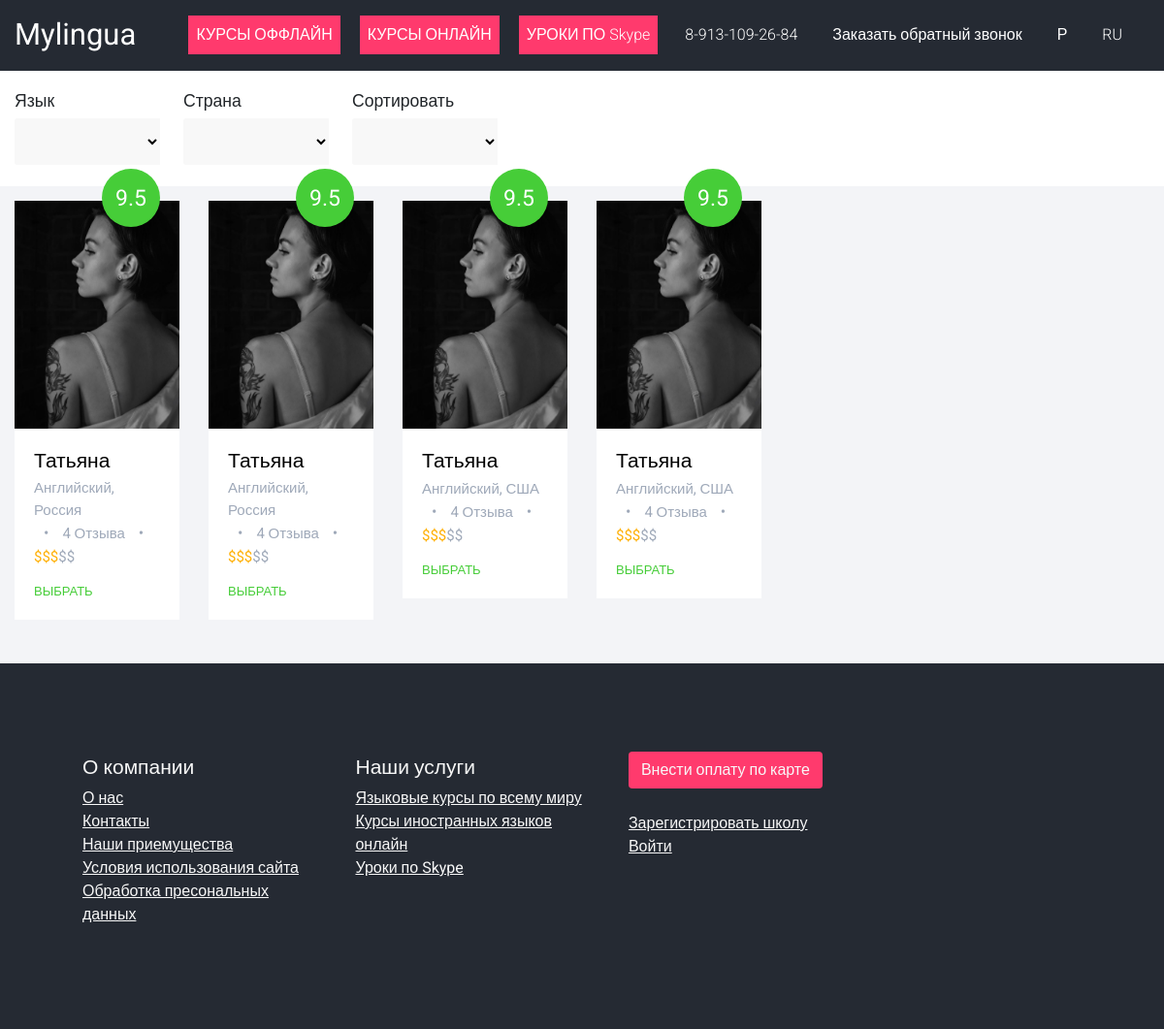
The app's page /teachers.php with its own data.
### tables this page shows
CREATE TABLE `teachers` (
  `id` int(11) NOT NULL,
  `name` varchar(255) NOT NULL DEFAULT 'Татьяна',
  `language` varchar(255) NOT NULL DEFAULT 'Английский',
  `rating` float NOT NULL DEFAULT '9.5',
  `reviews` varchar(255) NOT NULL DEFAULT '0',
  `country` varchar(255) NOT NULL,
  `image` varchar(255) NOT NULL DEFAULT 'tc/1.jpg'
);

### teachers.php (the view, shortened to what this page needs)
<!DOCTYPE html>
<html lang="en">
<head>
    <link rel="stylesheet" href="css/bootstrap.min.css">
    <link rel="stylesheet" href="css/simple-line-icons.css">
    <link rel="stylesheet" href="css/themify-icons.css">
    <link rel="stylesheet" href="css/set1.css">
    <link rel="stylesheet" href="css/style.css">
</head>
<body onload="load_mark()">
    <div class="dark-bg sticky-top">
        <div class="container-fluid">
            <div class="row">
                <div class="col-md-12">
                    <nav class="navbar navbar-expand-lg navbar-light">
                        <a class="navbar-brand" href="index.php">Mylingua</a>
                        <div class="collapse navbar-collapse justify-content-end" id="navbarNavDropdown">
                          <ul class="navbar-nav">
                            <li class="nav-item " style="background-color: #ff3a6d">
                                <a class="nav-link" href="schools.php?sort=offline">КУРСЫ ОФФЛАЙН</a>
                            </li><hr>
                            <li class="nav-item " style="background-color: #ff3a6d">
                                <a class="nav-link" href="schools.php?sort=online">КУРСЫ ОНЛАЙН</a>
                            </li><hr>
                            <li class="nav-item " style="background-color: #ff3a6d">
                                <a class="nav-link" href="teachers.php">УРОКИ ПО Skype</a>
                            </li><hr>
                              <li class="nav-item ">
                                  <a class="nav-link" href="#" aria-haspopup="true" aria-expanded="false">8-913-109-26-84</a>
                              </li>
                              <li class="nav-item ">
                                  <a class="nav-link" href="#" id="navbarDropdownMenuLink" data-toggle="dropdown" aria-haspopup="true" aria-expanded="false">Заказать обратный звонок</a>
                              </li>
                              <li class="nav-item ">
                                  <a class="nav-link" href="#" id="navbarDropdownMenuLink" data-toggle="dropdown" aria-haspopup="true" aria-expanded="false">Р</a>
                              </li>
                              <li class="nav-item ">
                                  <a class="nav-link" href="#" id="navbarDropdownMenuLink" data-toggle="dropdown" aria-haspopup="true" aria-expanded="false">RU</a>
                              </li>
                          </ul>
                        </div>
                    </nav>
                </div>
            </div>
        </div>
    </div>
    <section>
        <div class="container-fluid">
            <div class="row">
                <div class="col-md-12 responsive-wrap">
                    <div class="row detail-checkbox-wrap">
                        <div class="col-sm-12">
                          <div style="display: inline-block;" >
                            <h5 style="font-size: 1.1em">Язык</h5>
                            <select name="language" id="language" class="btn-group1" onchange="selectChange()" style="width: 150px; height: 40px; box-shadow: none">
                              <option>Английский</option>
                            </select>
                          </div>
                          <div style="display: inline-block; padding-left: 20px;" >
                            <h5 style="font-size: 1.1em">Страна</h5>
                            <select name="country" id="country" class="btn-group1" onchange="selectChange()" style="width: 150px; height: 40px;">
                              <option>США (5)</option>
                            </select>
                          </div>
                          <div style="display: inline-block; padding-left: 20px;" >
                            <h5 style="font-size: 1.1em">Сортировать</h5>
                            <select name="sort" id="language" class="btn-group1" onchange="selectChange()" style="width: 150px; height: 40px;">
                              <option>По оценке</option>
                            </select>
                          </div>
                        </div>
                    </div>
                    <div class="row light-bg detail-options-wrap">
                      <?php
                        include('bd.php');
                        $result = $mysqli->query("SELECT * FROM teachers");
                        $array = [];
                        if ($result->num_rows > 0) {
                            while($row = $result->fetch_assoc()) {
                              array_push($array, $row);
                            }
                        } else {
                            echo "0 results";
                        }
                        foreach ($array as $key) {
                          echo '<div class="col-md-2 featured-responsive">
                              <div class="featured-place-wrap">
                                  <a href="detail.php?name='.$key["name"].'&id='.$key["id"].'">
                                      <img src="'.$key["image"].'" style="width: 400px" class="img-fluid" alt="#">
                                      <span class="featured-rating-green">9.5</span>
                                      <div class="featured-title-box">
                                          <h6>'.$key["name"].'</h6>
                                          <p>'.$key["language"].', '.$key["country"].' </p> <span>• </span>
                                          <p>4 Отзыва</p> <span> • </span>
                                          <p><span>$$$</span>$$</p>
                                          <div class="bottom-icons">
                                              <div class="open-now">ВЫБРАТЬ</div>
                                              <span class="ti-heart"></span>
                                              <span class="ti-bookmark"></span>
                                          </div>
                                      </div>
                                  </a>
                              </div>
                          </div>';
                        }
                      ?>
                    </div>
                </div>
            </div>
        </div>
    </section>
    <footer class="main-block dark-bg">
        <div class="container">
            <div class="row">
                <div class="col-md-12">
                  <div class="col-md-3" style="display: inline-block">
                    <div class="row">
                      <ul style="list-style: none">
                        <li><h6 style="color: #f8f8f8">О компании</h6></li>
                        <li><a href="about.php" style="color: #f8f8f8; text-decoration: underline;">О нас</a></li>
                        <li><a href="contact.php" style="color: #f8f8f8; text-decoration: underline;">Контакты</a></li>
                        <li><a href="advantages.php" style="color: #f8f8f8; text-decoration: underline;">Наши приемущества</a></li>
                        <li><a href="docs/Условия%20использования%20сайта%20Mylingua.online.docx" style="color: #f8f8f8; text-decoration: underline;">Условия использования сайта</a></li>
                        <li><a href="docs/Политика%20конфиденциальности%20MyLingua.online.docx" style="color: #f8f8f8; text-decoration: underline;">Обработка пресональных данных</a></li>
                      </ul>
                    </div>
                  </div>
                  <div class="col-md-3" style="display: inline-block">
                    <div class="row">
                      <ul style="list-style: none; color: white">
                        <li><h6 style="color: #f8f8f8">Наши услуги</h6></li>
                        <li><a href="#" style="color: #f8f8f8; text-decoration: underline;">Языковые курсы по всему миру</a></li>
                        <li><a href="#" style="color: #f8f8f8; text-decoration: underline;">Курсы иностранных языков онлайн</a></li>
                        <li><a href="#" style="color: #f8f8f8; text-decoration: underline;">Уроки по Skype</a></li>
                      </ul>
                    </div>
                  </div>
                  <div class="col-md-3" style="display: inline-block">
                    <div class="row">
                      <ul style="list-style: none">
                        <li><a href="#" class="btn" style="background-color: #ff3a6d; color: #f8f8f8">Внести оплату по карте</a></li><br>
                        <li><a href="add_school.php" style="color: #f8f8f8; text-decoration: underline;">Зарегистрировать школу</a></li>
                        <li><a href="#" style="color: #f8f8f8; text-decoration: underline;">Войти</a></li>
                      </ul>
                    </div>
                  </div>
                  <div class="col-md-2" style="display: inline-block">
                    <div class="row">
                      <div class="copyright">
                          <ul style="margin: 0px 0 0">
                              <li><a href="#"><span class="ti-facebook"></span></a></li>
                              <li><a href="#"><span class="ti-twitter-alt"></span></a></li>
                              <li><a href="#"><span class="ti-instagram"></span></a></li>
                          </ul>
                      </div>
                    </div>
                  </div>
                </div>
            </div>
        </div>
    </footer>
</body>
</html>

### css/style.css (style rules this page uses)
body { font-family: 'Roboto', sans-serif; }
h5 { font-size: 28px; }
h6 { font-size: 21px; font-weight: 400; }
p { font-size: 15px; }
.main-block { padding: 90px 0; }
.light-bg { background: #f3f4f7; }
.dark-bg { background: #252a33; }
.navbar { padding: .5rem 0; }
.navbar-brand { font-size: 31px; }
.navbar-light .navbar-brand { color: #fff; }
.navbar-light .navbar-nav .nav-link { font-size: 16px; font-weight: 300; color: #fff; }
.nav-item { margin: 0 20px 0 0; }
.btn-group1 { -webkit-box-shadow: 0 3px 5px #333; -moz-box-shadow: 0 3px 5px #333; box-shadow: none; background-color: #f8f8f8; padding: 24px; width: 40%; border-top-left-radius: 3px; border-bottom-left-radius: 3px; border: none; }
.featured-place-wrap { background: #fff; margin: 0 0 30px; -webkit-transition: all 0.5s ease; -o-transition: all 0.5s ease; transition: all 0.5s ease; position: relative; }
.featured-place-wrap a { display: block; text-decoration: none; color: #000; }
.featured-place-wrap img { width: 100%; }
.featured-rating, .featured-rating-orange, .featured-rating-green { position: absolute; right: 10px; width: 60px; height: 60px; text-align: center; margin: -33px 10px 0 0; font-size: 23px; background: #ff7474; color: #fff; padding: 14px; border-radius: 50%; }
.featured-rating-green { background: #46cd38 !important; }
.featured-title-box { padding: 22px 20px; }
.featured-title-box h6 { overflow: hidden; white-space: nowrap; -o-text-overflow: ellipsis; text-overflow: ellipsis; margin-bottom: 5px; }
.featured-title-box p { color: #9fa9b9; display: inline-block; margin: 0; }
.featured-title-box p span { color: #ffb006; padding: 0; }
.featured-title-box span { color: #9fa9b9; padding: 0 10px; }
.bottom-icons { padding: 15px 0 0; line-height: 1; }
.bottom-icons span { float: right; line-height: 1; padding: 0 0 0 12px; }
.open-now { color: #46cd38; font-size: 13px; display: block; font-weight: 400; display: inline-block; }
footer { position: relative; }
.copyright { text-align: center; }
.copyright ul { margin: 25px 0 0; padding: 0; }
.copyright ul li { list-style: none; display: inline-block; }
.copyright ul li a { color: #ccc; font-size: 22px; padding: 0 10px; opacity: 0.6; -webkit-transition: 0.3s; -o-transition: 0.3s; transition: 0.3s; }
.detail-checkbox-wrap { padding: 22px 0; }
.detail-options-wrap { padding: 15px 0; }

### records on screen
teachers: image (picture), name "Татьяна", language "Английский", country "Россия"
teachers: image (picture), name "Татьяна", language "Английский", country "Россия"
teachers: image (picture), name "Татьяна", language "Английский", country "США"
teachers: image (picture), name "Татьяна", language "Английский", country "США"
